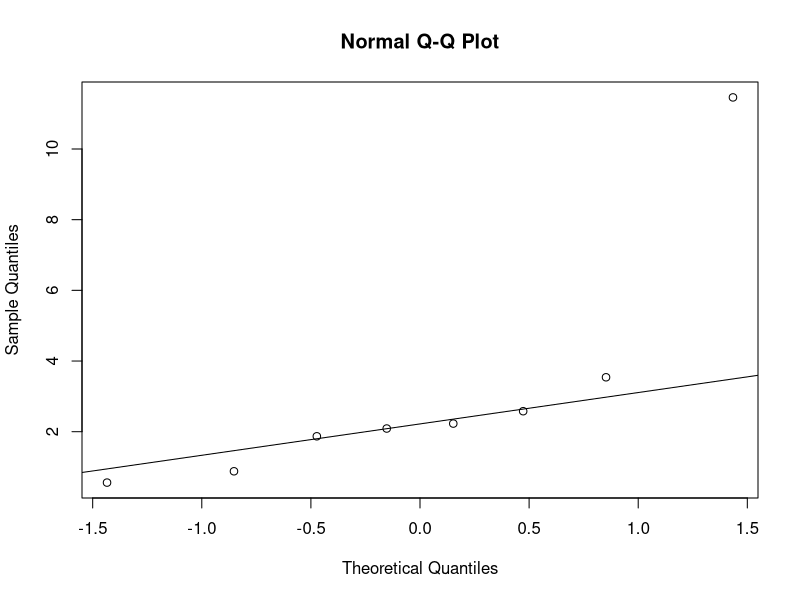
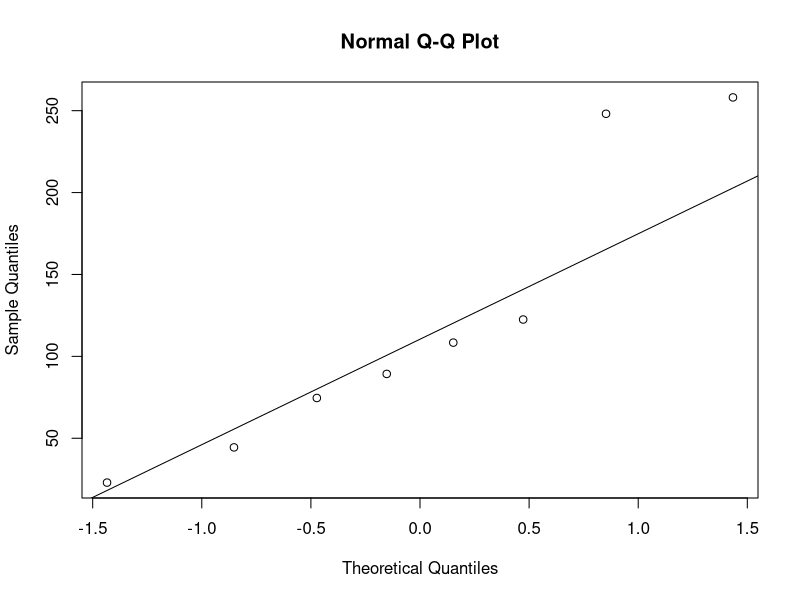
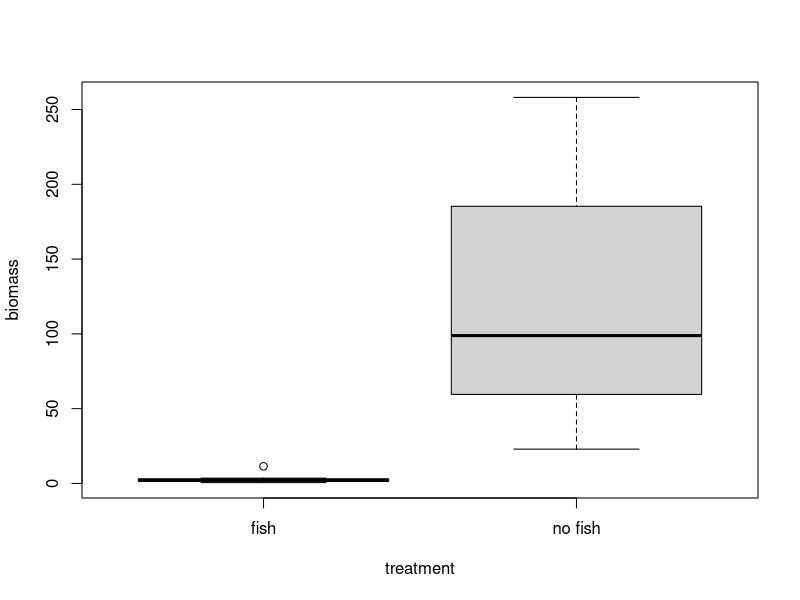

Recreate these plots in R, in order. (Note: this script raises an error after producing the figures.)
### Lab 3 key ###

library(here)
library(MASS)
library(tidyverse)
library(coin)

Pilot1 <- read.csv(here("data", "Lab03_Pilot1.csv"))
Pilot2 <- read.csv(here("data", "Lab03_Pilot2.csv"))
Chap1 <- read.csv(here("data", "Lab03_Chap1.csv"))

names(Pilot1) <- c("pool", "treatment", "biomass")
names(Pilot2) <- c("pool", "biomass", "treatment")
names(Chap1) <- c("pool", "biomass", "treatment")

### Pilot 1 ###
#two samples
#subset data by treatment
fish <- subset(Pilot1, treatment=="fish")
nofish <- subset(Pilot1, treatment=="no fish")

## evaluate normality
qqnorm(fish$biomass)
qqline(fish$biomass)

qqnorm(nofish$biomass)
qqline(nofish$biomass)
#data appear non-normal (and datasets are too small to properly evaluate)

## Evaluate equal variance
# Visualize variances
boxplot(biomass ~ treatment, data = Pilot1)
# variances are grossly unequal

# F-test of equal variance
Fvar <- var(fish$biomass)/var(nofish$biomass)
2*pf(Fvar,7,7)
#variances are unequal. Resampling test is inappropriate. Compare bootstrapped CI about the medians.

out <- boot(fish$biomass,function(x,i) median(x[i]), R=1000)

fishCI <- boot.ci(boot(fish$biomass,function(x,i) median(x[i]), R=1000))
nofishCI <- boot.ci(boot(nofish$biomass,function(x,i) median(x[i]), R=1000))

lowCI <- c(0.889,44.44)
upperCI <- c(3.54,190.29)

group.mds <- aggregate(Pilot1[, 3], list(Pilot1$treatment), median)
names(group.mds) <- c("treatment", "biomass")

# tidyverse approach to summarizing data
Pilot1.md <- Pilot1 %>% group_by(treatment) %>%
                        summarize(across(.cols = biomass, ~median(.x)))

#generate plot with custom values
p3 <- ggplot(Pilot1.md, aes(y = biomass, x = treatment)) +
  geom_point(size = 10) +
  geom_errorbar(aes(x = treatment, ymin = lowCI, ymax = upperCI), size = 1, width = 0.2) +
  xlab(" ") + 
  ylab("biomass")

#generate plot with custom values
p2 <- ggplot(group.mds, aes(y = biomass, x = treatment))+
geom_point(size = 10)+
geom_errorbar(aes(x = treatment, ymin = lowCI, ymax = upperCI), size = 1, width = 0.2)+
xlab(" ")+ 
ylab("biomass")

#resampled t-test for comparison. Inappropriate here due to unequal variances between groups
oneway_test(biomass~treatment, data = Pilot1, distribution="exact")
oneway_test(biomass~treatment, data=Pilot1, distribution = approximate(nresample = 12807))

##Pilot 2##
#paired samples

### TKH revise with pivot_wider
#compute differences
diffs <- Pilot2[1:8,2]-Pilot2[9:16,2] 
boxplot(diffs)
boxplot(Pilot2$biomass, Pilot2$treatment)

#evaluate normality
qqnorm(diffs)
qqline(diffs)
#differences do not appear normally distributed

#### TKH update for tidyverse
#apply a resampling test appropriate for paired observations
library(reshape2)
#convert from long to wide format
wPilot2<-dcast(Pilot2,  pool ~ treatment, value.var="biomass")
names(wPilot2)<-c("pool", "fish", "nofish")

#reshape using dplyr instead
wPilot2 <- spread(Pilot2, treatment, biomass)

#resampling test for paired differences from coin package
library(coin)
wilcoxsign_test(fish~nofish, data=wPilot2, distribution="exact")

##Chapter 1##
mod1<-lm(biomass~treatment, data=Chap1)
#variances unequal

#compare CI about medians

#if variances were equal, resampling test would be appropriate
oneway_test(biomass~treatment, data=Chap1, distribution=approximate(B=10000))

#"by-hand" method of calculating resampled t-test
#calculate difference between observed means
group.means<-aggregate(Pilot1[, 3], list(Pilot1$treatment), mean)
truediff<-abs(group.means[1,2]-group.means[2,2])

#function to carry out single permutation
perms<-function(){
  permsamps<-sample(Pilot1$biomass, replace=TRUE)
  tapply(permsamps,Pilot1$treatment,mean)->grps
  grps[1]-grps[2]
}

#iterate the permutation
diffs<-replicate(5000,perms())

#combine true diff with permuted diffs
alldiffs<-c(diffs,truediff)

#one-tailed test
sum(diffs>=truediff)/length(diffs)

#two-tailed test
2*sum(alldiffs>=truediff)/length(diffs)

#histogram of permuted differences
hist(diffs, main ="differences of permuted means", xlim=c(-200, 200))
#show observed difference
abline(v=truediff, col="red", lwd=5)

### Chap 1 ###
ch1.aov <- aov(biomass ~ treatment, data = Chap1)
leveneTest(ch1.aov)

plot(ch1.aov)

oneway_test(biomass ~ treatment, data = Chap1)
